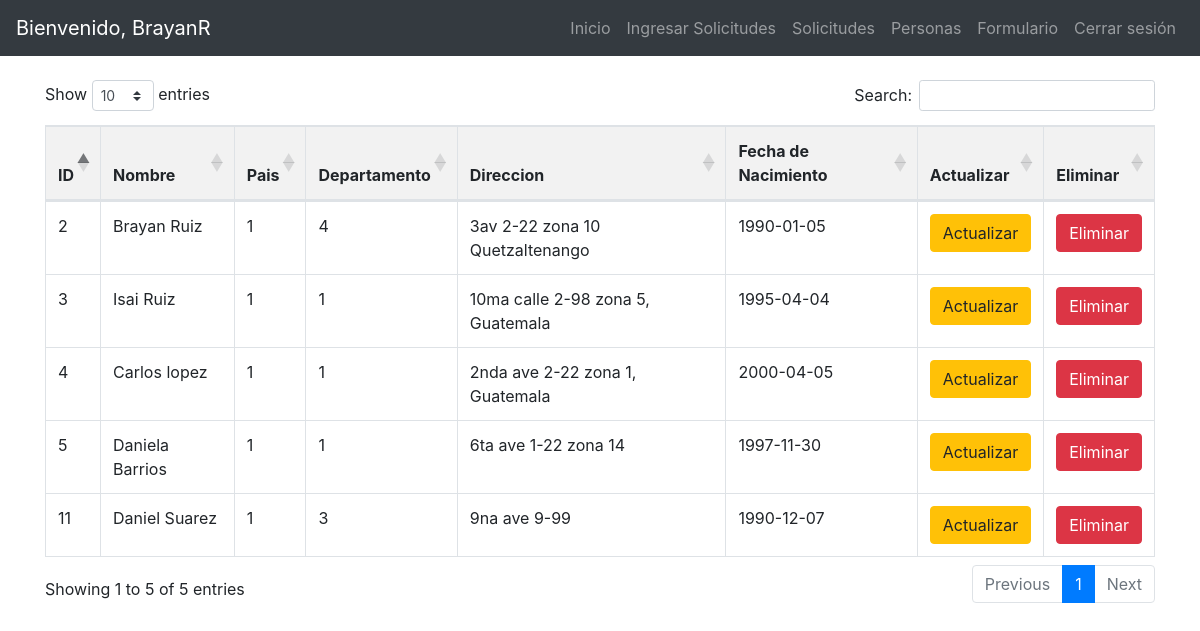
Page /vistaclientes.php (signed in) on the committed database.
### tables this page shows
CREATE TABLE `personas` (
  `idpersonas` int(11) NOT NULL,
  `Nombre_completo` varchar(100) NOT NULL,
  `pais` int(5) NOT NULL,
  `departamento` int(5) NOT NULL,
  `idusers` int(11) DEFAULT NULL,
  `direccion` varchar(100) NOT NULL,
  `fecha_creacion` timestamp NOT NULL DEFAULT current_timestamp(),
  `fecha_nacimiento` date DEFAULT NULL
);

### crud.php (called while the page is built, shortened)
<?php
include 'conexion.php';
function obtenerRegistros($conexion, $tabla) {
    $sql = "SELECT * FROM $tabla";
    $result = ejecutarConsulta($conexion, $sql);
    return $result->fetch_all(MYSQLI_ASSOC);
}
?>

### conexion.php (called while the page is built, shortened)
<?php
function ejecutarConsulta($conexion, $sql) {
    $resultado = $conexion->query($sql);
    return $resultado;
}
?>

### vistaclientes.php (the view, shortened to what this page needs)
<!DOCTYPE html>
<html lang="es">
<head>
    <link rel="stylesheet" href="https://stackpath.bootstrapcdn.com/bootstrap/4.5.2/css/bootstrap.min.css">
    <link rel="stylesheet" type="text/css" href="https://cdn.datatables.net/1.10.21/css/dataTables.bootstrap4.min.css">
</head>
<body>
<?php
include 'crud.php';
$conexion = conectar();
$clientes = obtenerRegistros($conexion, "personas");
?>
<nav class="navbar navbar-expand-lg navbar-dark bg-dark">
        <a class="navbar-brand" href="">Bienvenido, <?php echo $_SESSION['nombre']; ?></a>
        <div class="collapse navbar-collapse" id="navbarNav">
            <ul class="navbar-nav ml-auto">
                <li class="nav-item">
                    <a class="nav-link" href="http://localhost/prueba_tec/inicio.php">Inicio</a>
                </li>
                <li class="nav-item">
                    <a class="nav-link" href="http://localhost/prueba_tec/form_rrhh.php">Ingresar Solicitudes</a>
                </li>
                <li class="nav-item">
                    <a class="nav-link" href="http://localhost/prueba_tec/vistasolicitudes.php">Solicitudes</a>
                </li>
                <li class="nav-item">
                    <a class="nav-link" href="http://localhost/prueba_tec/vistaclientes.php">Personas</a>
                </li>
                <li class="nav-item">
                    <a class="nav-link" href="http://localhost/prueba_tec/formulario_insertar_cliente.php">Formulario</a>
                </li>
                <li class="nav-item">
                    <a class="nav-link" href="logout.php">Cerrar sesión</a>
                </li>
            </ul>
        </div>
</nav>
<div class="container mt-4">
    <div class="table-responsive">
        <table  id="tablaClientes" class="table table-bordered">
            <thead>
                <tr>
                    <th>ID</th>
                    <th>Nombre</th>
                    <th>Pais</th>
                    <th>Departamento</th>
                    <th>Direccion</th>
                    <th>Fecha de Nacimiento</th>
                    <th>Actualizar</th>
                    <th>Eliminar</th>
                </tr>
            </thead>
            <tbody>
            <?php foreach ($clientes as $index => $cliente): ?>
                <tr>
                    <td><?php echo $cliente['idpersonas']; ?></td>
                    <td><?php echo $cliente['Nombre_completo']; ?></td>
                    <td><?php echo $cliente['pais']; ?></td>
                    <td><?php echo $cliente['departamento']; ?></td>
                    <td><?php echo $cliente['direccion']; ?></td>
                    <td><?php echo $cliente['fecha_nacimiento']; ?></td>
                    <td>
                        <a href="actualizar_cliente.php?idpersonas=<?php echo $cliente['idpersonas']; ?>" class="btn btn-warning">Actualizar</a>
                    </td>
                    <td>
                        <a href="eliminar_cliente.php?idpersonas=<?php echo $cliente['idpersonas']; ?>" class="btn btn-danger" onclick="return confirm('¿Estás seguro de eliminar este cliente?')">Eliminar</a>
                    </td>
                </tr>
            <?php endforeach; ?>
            </tbody>
        </table>
    </div>
</div>
</body>
</html>

### vistaclientes.php (style rules this page uses)
table { border-collapse: collapse; width: 100%; margin-top: 20px; }
th, td { border: 1px solid #ddd; padding: 8px; text-align: left; }
th { background-color: #f2f2f2; }

### rows in the picture
personas: idpersonas "2", Nombre_completo "Brayan Ruiz", pais "1", departamento "4", direccion "3av 2-22 zona 10 Quetzaltenango", fecha_nacimiento "1990-01-05"
personas: idpersonas "3", Nombre_completo "Isai Ruiz", pais "1", departamento "1", direccion "10ma calle 2-98 zona 5, Guatemala", fecha_nacimiento "1995-04-04"
personas: idpersonas "4", Nombre_completo "Carlos lopez", pais "1", departamento "1", direccion "2nda ave 2-22 zona 1, Guatemala", fecha_nacimiento "2000-04-05"
personas: idpersonas "5", Nombre_completo "Daniela Barrios", pais "1", departamento "1", direccion "6ta ave 1-22 zona 14", fecha_nacimiento "1997-11-30"
personas: idpersonas "11", Nombre_completo "Daniel Suarez", pais "1", departamento "3", direccion "9na ave 9-99", fecha_nacimiento "1990-12-07"

### other values in the picture
$_SESSION['nombre'] "BrayanR"
